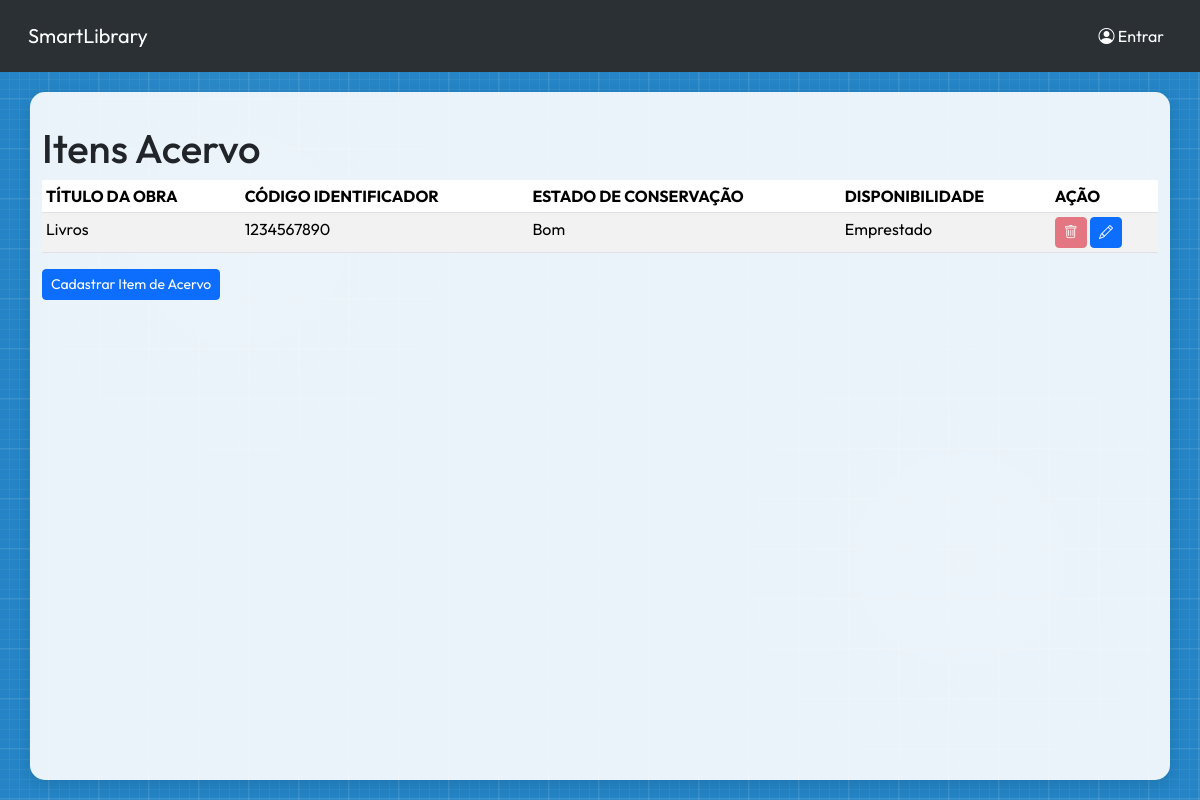
The page /collection-item/ on the database as committed earlier.
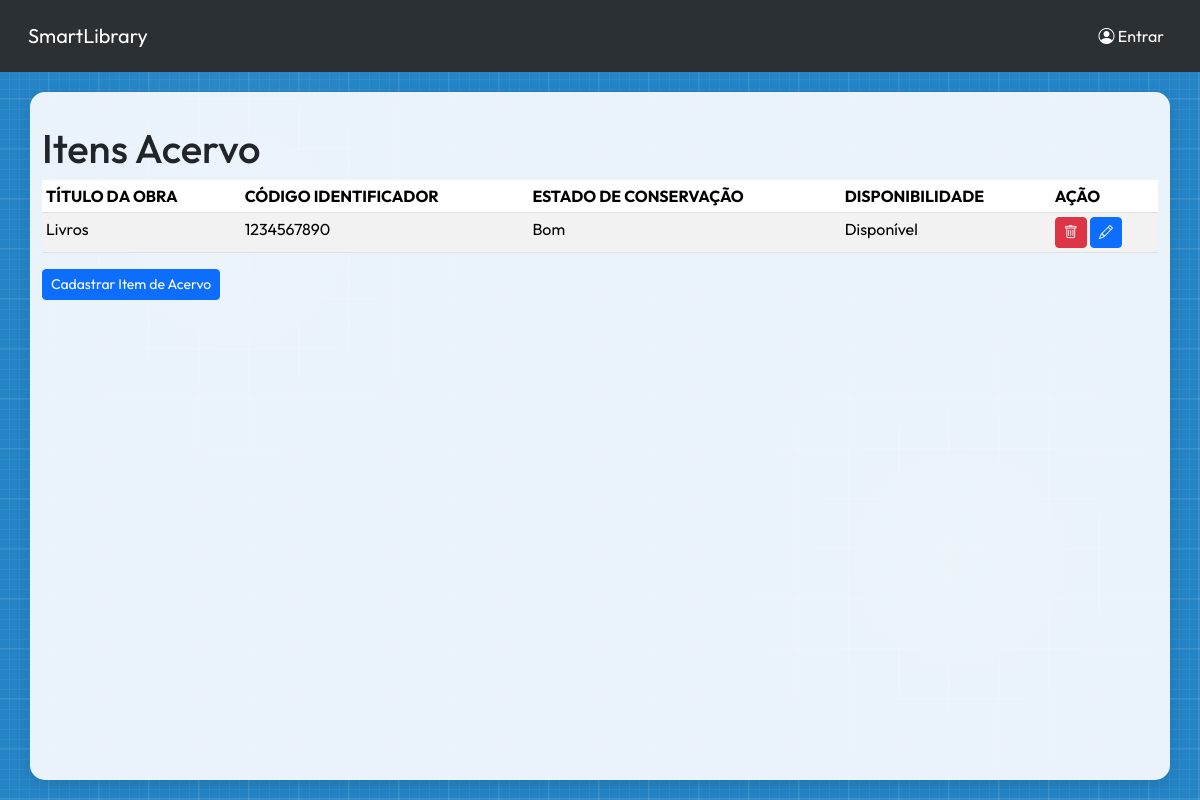
The same page on the database as committed later.
### collection_item/models.py (models this page shows, shortened)
class CollectionItem(models.Model):
    ESTADO_CONSEVACAO = {
        "Bom": "Bom",
        "Regular": "Regular",
        "Ruim": "Ruim",
        "Danificado": "Danificado",
    }
    ESTADO_DISPONIVEL = {
        "Disponível": "Disponível",
        "Emprestado": "Emprestado",
        "Reservado": "Reservado",
    }
    title = models.CharField(
        verbose_name="Título da Obra",
        max_length=50,
        null=False,
        blank=False,
    )
    id_code = models.CharField(
        verbose_name="Código Identificador",
        max_length=10,
        primary_key=True,
        validators=[id_code_validator],
    )
    preservation = models.CharField(
        verbose_name="Estado de Conservação",
        max_length=10,
        choices=ESTADO_CONSEVACAO,
        null=False,
        blank=False,
    )
    availability = models.CharField(
        verbose_name="Disponibilidade",
        max_length=10,
        choices=ESTADO_DISPONIVEL,
        null=False,
        blank=False,
    )
    entry_date = models.DateField(
        auto_now_add=True,
        null=False,
        blank=False,
    )
    class Meta:
        ordering = ["title"]
        verbose_name = "Item do Acervo"
        verbose_name_plural = "Itens do Acervo"

### collection_item/views.py (the view)
class CollectionItemListView(ListView):
    model = CollectionItem

### collection_item/templates/collection_item/collectionitem_list.html (shortened to what this page needs)
{%extends "base.html"%}
{% block main_content %}
    <h1>Itens Acervo</h1>
    {% if collectionitem_list %}
    <div class="table-responsive">
        <table class="table table-striped table-hover table-sm">
            <thead>
                <tr>
                    <th scope="col">TÍTULO DA OBRA</th>
                    <th scope="col">CÓDIGO IDENTIFICADOR</th>
                    <th scope="col">ESTADO DE CONSERVAÇÃO</th>
                    <th scope="col">DISPONIBILIDADE</th>
                    <th scope="col">AÇÃO</th>
                </tr>
            </thead>
            <tbody>
                {% for item in collectionitem_list %}
                    <tr>
                        <td scope="row"> {{ item.title|truncatechars:50 }} </td>
                        <td> {{ item.id_code }} </td>
                        <td> {{ item.preservation }} </td>
                        <td> {{ item.availability }} </td>
                        <td>
                            <a href="{% url "collection_item_delete" pk=item.id_code %}" class="btn btn-danger btn-sm
                            {% if item.availability == "Emprestado" or item.availability == "Reservado" %}disabled{% endif %}"
                            data-bs-toggle="tooltip" data-bs-title="Excluir"><i class="bi bi-trash"></i></a>
                            <a href="{% url "collection_item_update" pk=item.id_code %}" class="btn btn-primary btn-sm" data-bs-toggle="tooltip" data-bs-title="Editar"><i class="bi bi-pencil"></i></a>
                        </td>
                    </tr>
                {% endfor %}
            </tbody>
        </table>
    </div>
    {% else %}
        <p>Não tem nada cadastrado ainda</p>
    {% endif %}
    <a href="{% url "collection_item_create" %}" class="btn btn-primary btn-sm">Cadastrar Item de Acervo</a>
{% endblock main_content %}

Rows that differ between the two databases and show on the page:
changed CollectionItem "Livros": availability "Emprestado" → "Disponível"
